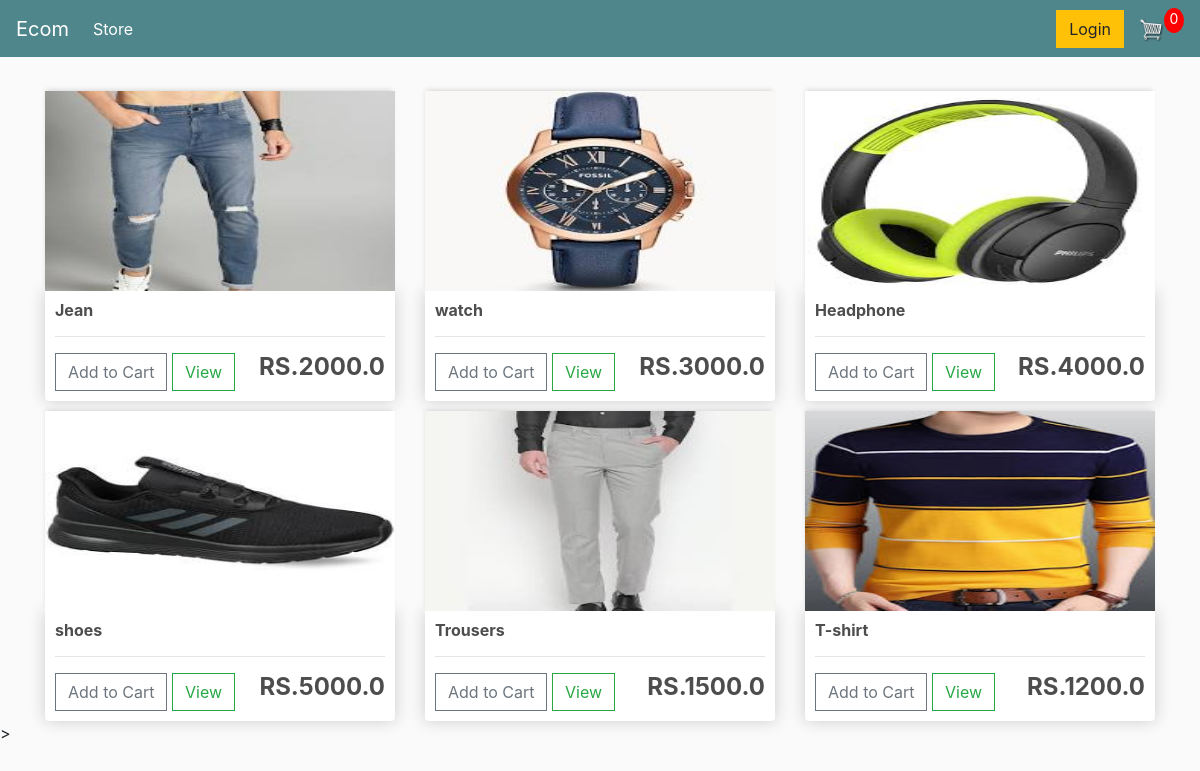
The page / on the database its author committed.
### store/models.py (models this page shows, shortened)
class Product(models.Model):
	name=models.CharField(max_length=200,null=True)
	price=models.FloatField()
	digital=models.BooleanField(default=False,null=True,blank=False)
	image=models.ImageField(null=True,blank=True)
	@property
	def imageURL(self):
		try:
			url = self.image.url
		except:
			url = ''
		return url

### store/views.py (the view)
# urls.py: path('', include('store.urls')),
def store(request):
	data = cartData(request)
	cartItems = data['cartItems']
	order = data['order']
	items = data['items']
	products = Product.objects.all()
	context = {'products':products, 'cartItems':cartItems}
	return render(request, 'store/store.html', context)

### store/utils.py (called while the page is built, shortened)
def cookieCart(request):
	try:
		cart = json.loads(request.COOKIES['cart'])
	except:
		cart = {}
		print('CART:', cart)
	items = []
	order = {'get_cart_total':0, 'get_cart_items':0, 'shipping':False}
	cartItems = order['get_cart_items']
	return {'cartItems':cartItems ,'order':order, 'items':items}

def cartData(request):
	if request.user.is_authenticated:
		customer = request.user.customer
		order, created = Order.objects.get_or_create(customer=customer, complete=False)
		items = order.orderitem_set.all()
		cartItems = order.get_cart_items
	else:
		cookieData = cookieCart(request)
		cartItems = cookieData['cartItems']
		order = cookieData['order']
		items = cookieData['items']
	return {'cartItems':cartItems ,'order':order, 'items':items}

### store/templates/store/store.html
{% extends 'store/main.html' %}
{% load static %}
{% block content %}
	<div class="row">
		{% for product in products %}
		<div class="col-lg-4">
			<img class="thumbnail" src="{{product.imageURL}}">
			<div class="box-element product">
				<h6><strong>{{product.name}}</strong></h6>
				<hr>
				<button data-product="{{product.id}}" data-action="add" class="btn btn-outline-secondary add-btn update-cart">Add to Cart</button>
				<a class="btn btn-outline-success" href="#">View</a>
				<h4 style="display: inline-block; float: right"><strong>RS.{{product.price}}</strong></h4>
			</div>
		</div>
		{% endfor %}
	</div>
{% endblock content %}

### store/templates/store/main.html (shortened to what this page needs)
<!DOCTYPE html>
{% load static %}
<html>
<head>
	<link rel="stylesheet" href="https://stackpath.bootstrapcdn.com/bootstrap/4.4.1/css/bootstrap.min.css">
	<link rel="stylesheet" type="text/css" href="{% static 'css/main.css' %}">
</head>
<body>
	<nav class="navbar navbar-expand-lg navbar-dark bg-dark">
	  <a class="navbar-brand" href="{% url 'store' %}">Ecom</a>
	  <div class="collapse navbar-collapse" id="navbarSupportedContent">
	    <ul class="navbar-nav mr-auto">
	      <li class="nav-item active">
	        <a class="nav-link" href="{% url 'store' %}">Store <span class="sr-only">(current)</span></a>
	      </li>
	    </ul>
	    <div class="form-inline my-2 my-lg-0">
	     	<a href="#"class="btn btn-warning">Login</a>
	     	<a href="{% url 'cart' %}">
	    		<img  id="cart-icon" src="{% static 'images/cart.png' %}">
	    	</a>
	    	<p id="cart-total">{{cartItems}}</p>
	    </div>
	  </div>
	</nav>
     <div class="container">
            <br>
            {% block content %}
            {% endblock content %}
         </div>
	<script type="text/javascript" src="{% static 'js/cart.js' %}"></script>>
</body>
</html>

### static/css/main.css (style rules this page uses)
body { background-color: hsl(0, 0%, 98%); }
h1,h2,h3,h4,h5,h6 { color:hsl(0, 0%, 30%); }
.box-element { box-shadow:hsl(0, 0%, 80%) 0 0 16px; background-color: #fff; border-radius: 4px; padding: 10px; }
.thumbnail { width: 100%; height: 200px; -webkit-box-shadow: -1px -3px 5px -2px rgba(214,214,214,1); -moz-box-shadow: -1px -3px 5px -2px rgba(214,214,214,1); box-shadow: -1px -3px 5px -2px rgba(214,214,214,1); }
.product { border-radius: 0 0 4px 4px; }
.bg-dark { background-color: #4f868c!important; }
#cart-icon { width:25px; display: inline-block; margin-left: 15px; }
#cart-total { display: block; text-align: center; color:#fff; background-color: red; width: 20px; height: 25px; border-radius: 50%; font-size: 14px; }
.col-lg-4, .col-lg-6, .col-lg-8, .col-lg-12 { margin-top: 10px; }
.btn { border-radius: 0; }

### rows shown on the page
Product: imageURL (picture), name "Jean", price "2000.0"
Product: imageURL (picture), name "watch", price "3000.0"
Product: imageURL (picture), name "Headphone", price "4000.0"
Product: imageURL (picture), name "shoes", price "5000.0"
Product: imageURL (picture), name "Trousers", price "1500.0"
Product: imageURL (picture), name "T-shirt", price "1200.0"

### other values the page prints
{{ cartItems }} "0"
